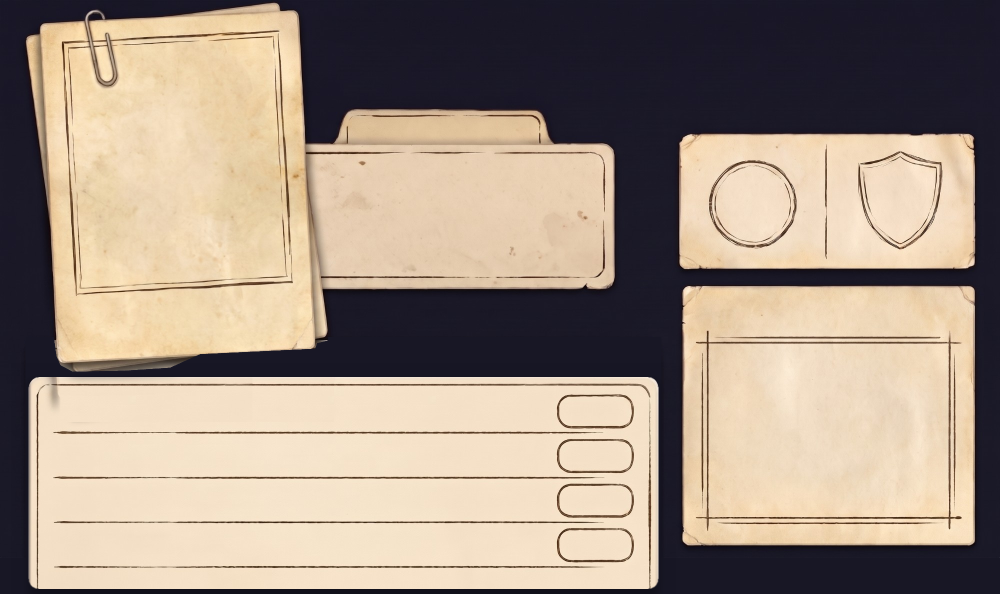
#> input picture docs/arte/secaoA/ajustada.png, 2000 x 1188 px, found by its file name (shown at 1/2 size)
$ python secaoA_recortes.py
#> lines starting #> are read from the running program, lines starting #| are printed output that depends on the picture; after the words box and inside, x2 and y2 are one past the last pixel; in counts of white or black regions, pixels touching at a corner belong together
# Recorta as 5 peças da seção A (arte da IA, ajustada) em fundo transparente, para a Ficha (R-UI-16).
# Uso: python -I tools/secaoA_recortes.py        Entrada: docs/arte/secaoA/ajustada.png   Saída: public/assets/ficha/a-*.webp
import numpy as np
from PIL import Image
from scipy import ndimage as ndi

src = Image.open("docs/arte/secaoA/ajustada.png").convert("RGB")
#> src is the input picture: PIL image 2000x1188 RGB; mean R, G, B 162.2, 146.1, 131
a = np.array(src)
L = a.astype(float).mean(axis=2)
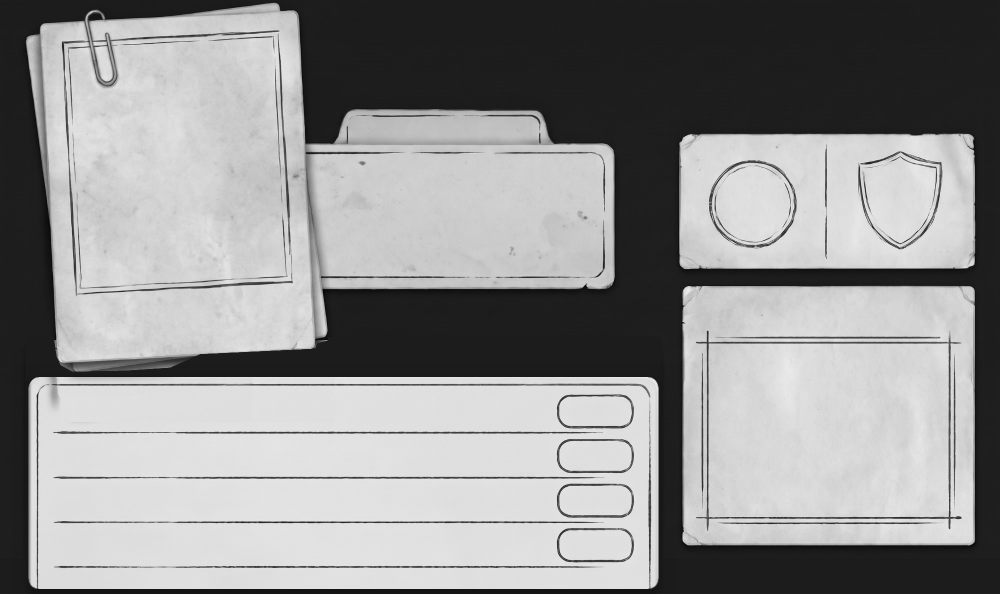
#> L: shape (1188, 2000) float64 (shown at 1/2 size); min 3.33, max 242.3, mean 146.4

# (nome, x0, x1, y0, y1, limiar de luminância)
PIECES = [
    ("a-retrato", 45, 668, 0, 748, 58),
    ("a-nota", 674, 1242, 205, 592, 58),     # a ponta esquerda fica escondida atrás do retrato no jogo
    ("a-placa", 1350, 1962, 255, 552, 58),
    ("a-arma", 1350, 1962, 558, 1102, 58),
    ("a-cartao", 48, 1328, 745, 1188, 58),
]

for name, x0, x1, y0, y1, th in PIECES:
    sub = a[y0:y1, x0:x1]
    m = L[y0:y1, x0:x1] > th
    if name == "a-retrato":
        m[205 - y0:600 - y0, 612 - x0:] = False   # a ponta esquerda da nota não faz parte do retrato
    m = ndi.binary_opening(m, iterations=1)
    m = ndi.binary_fill_holes(m)
    lab, n = ndi.label(m)
    if n > 1:
        sizes = ndi.sum(m, lab, range(1, n + 1))
        m = lab == (1 + int(np.argmax(sizes)))
    m = ndi.binary_erosion(m, iterations=1)
    alpha = np.clip(ndi.gaussian_filter(m.astype(float), 0.8), 0, 1)
    ys, xs = np.where(alpha > 0.02)
    cy0, cy1, cx0, cx1 = ys.min(), ys.max() + 1, xs.min(), xs.max() + 1
    rgba = np.dstack([sub, (alpha * 255).astype(np.uint8)])[cy0:cy1, cx0:cx1]
    im = Image.fromarray(rgba, "RGBA")
    im.save(f"public/assets/ficha/{name}.webp", "WEBP", quality=90, method=6)
    print(name, im.size, "recorte em", (x0 + cx0, y0 + cy0))
#> this loop made 5 passes
#> (cy0, cy1, cx0, cx1) on passes 1 to 5: (4, 744, 6, 611), (12, 375, 0, 557), (11, 284, 7, 602), (12, 534, 13, 601), (8, 434, 8, 1270)
#| a-retrato (605, 740) recorte em (51, 4)
#| a-nota (557, 363) recorte em (674, 217)
#| a-placa (595, 273) recorte em (1357, 266)
#| a-arma (588, 522) recorte em (1363, 570)
#| a-cartao (1262, 426) recorte em (56, 753)
#> pass 1, `sub = a[y0:y1, x0:x1]`:
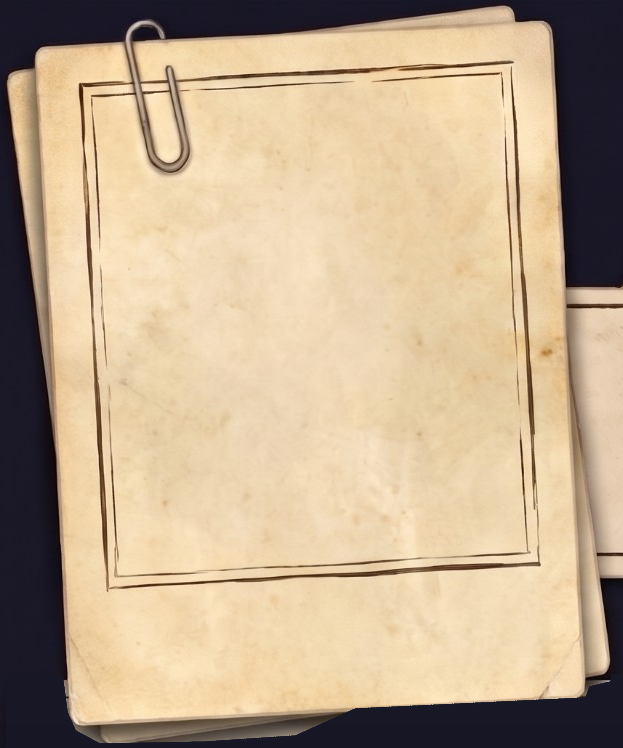
#> sub: shape (748, 623, 3); mean R, G, B 192.9, 171.3, 142.6
#> pass 1, `m = L[y0:y1, x0:x1] > th`:
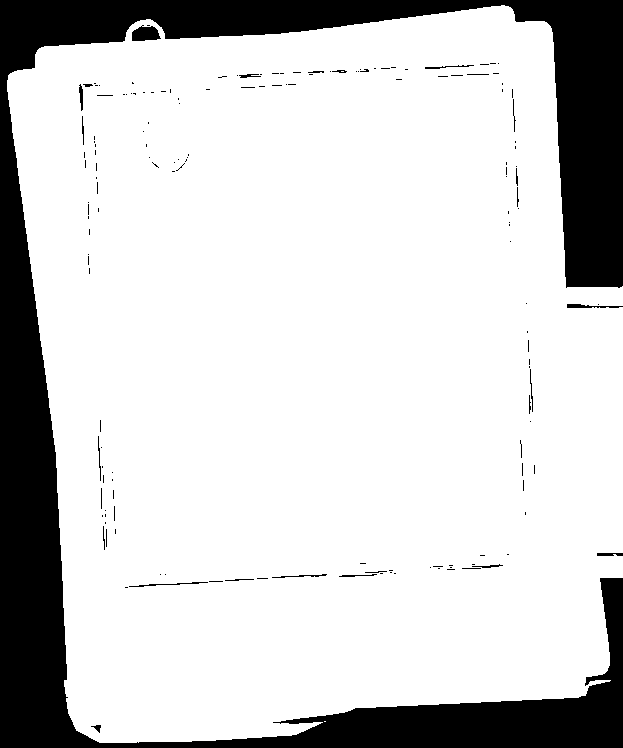
#> m: shape (748, 623) bool; 81.5% white; 161 black regions (134 under 20 px), largest, box (x1, y1, x2, y2) and area: (0, 0, 623, 748) 83889, (132, 25, 161, 41) 339, (567, 304, 623, 308) 134
#> pass 1, `m = ndi.binary_opening(m, iterations=1)`:
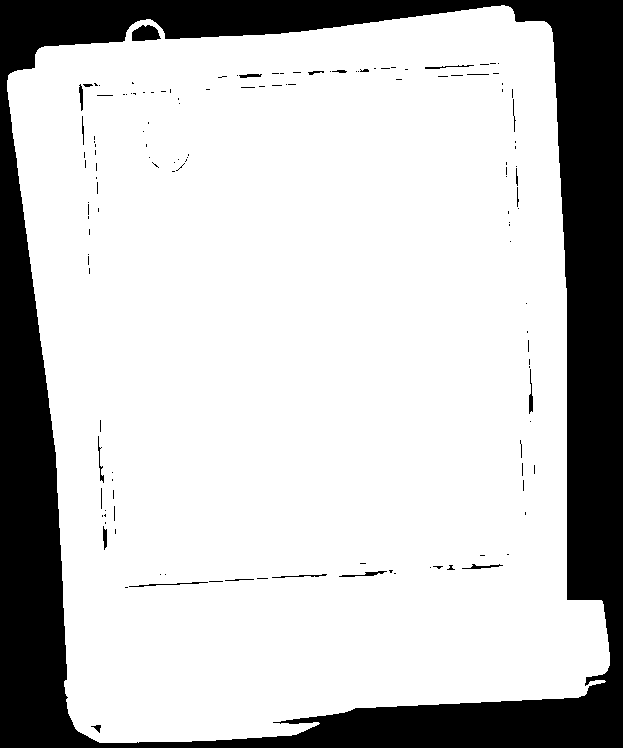
#> m: shape (748, 623) bool; 77.9% white; 140 black regions (115 under 20 px), largest, box (x1, y1, x2, y2) and area: (0, 0, 623, 748) 100965, (132, 25, 161, 41) 350, (339, 571, 387, 577) 103
#> pass 1, `m = ndi.binary_fill_holes(m)`:
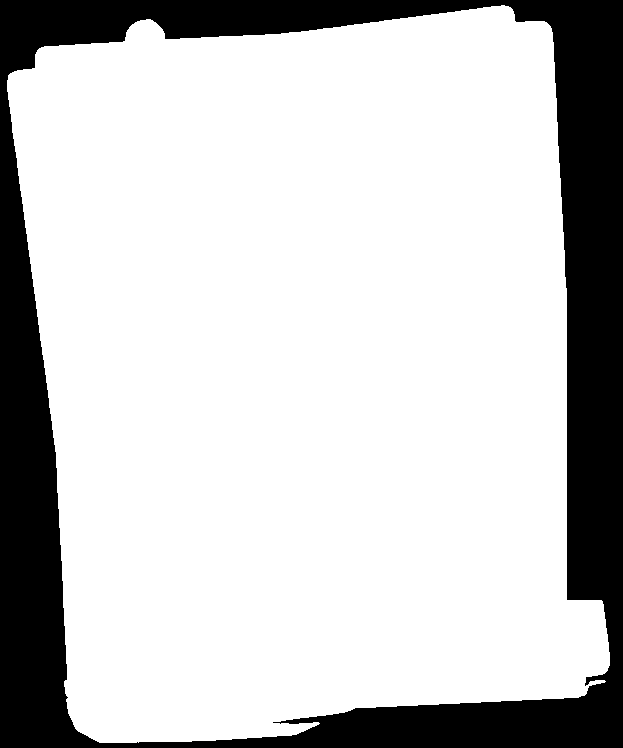
#> m: shape (748, 623) bool; 78.3% white; 1 black region, box (x1, y1, x2, y2) and area: (0, 0, 623, 748) 100965
#> after the loop:
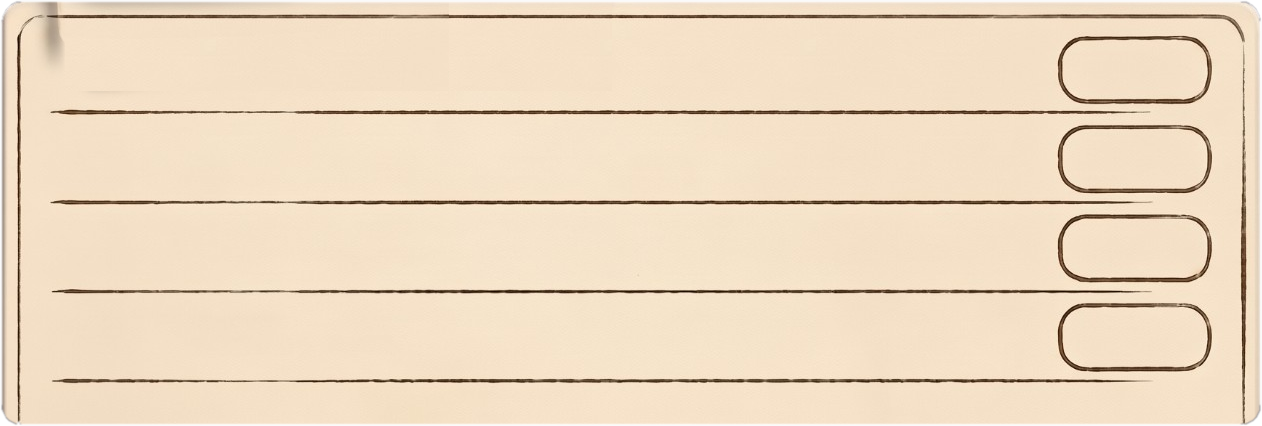
#> im: PIL image 1262x426 RGBA; mean R, G, B, A 235.7, 216.1, 191.5, 251.6; transparent parts drawn white
#> after the loop:
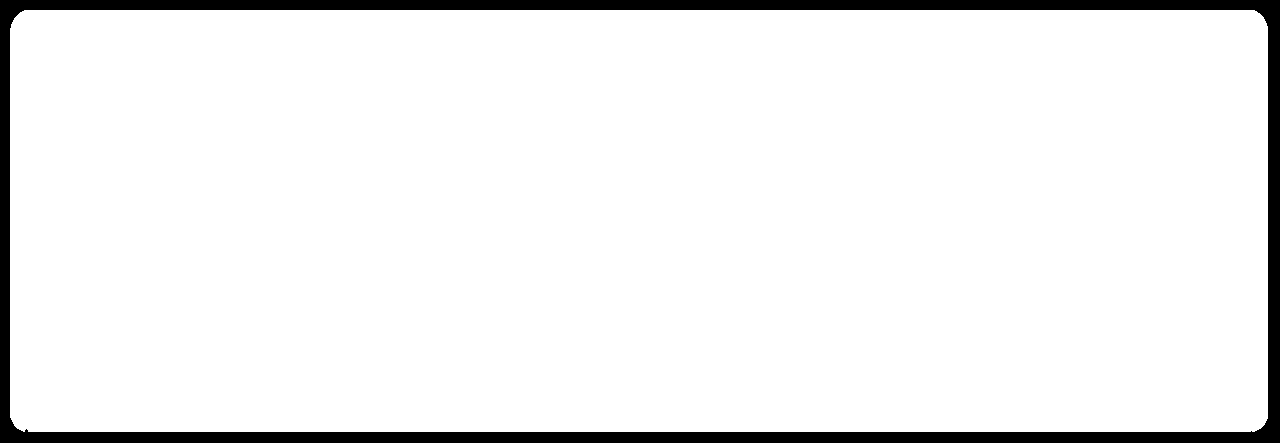
#> m: shape (443, 1280) bool; 93.6% white; 1 black region, box (x1, y1, x2, y2) and area: (0, 0, 1280, 443) 36484
